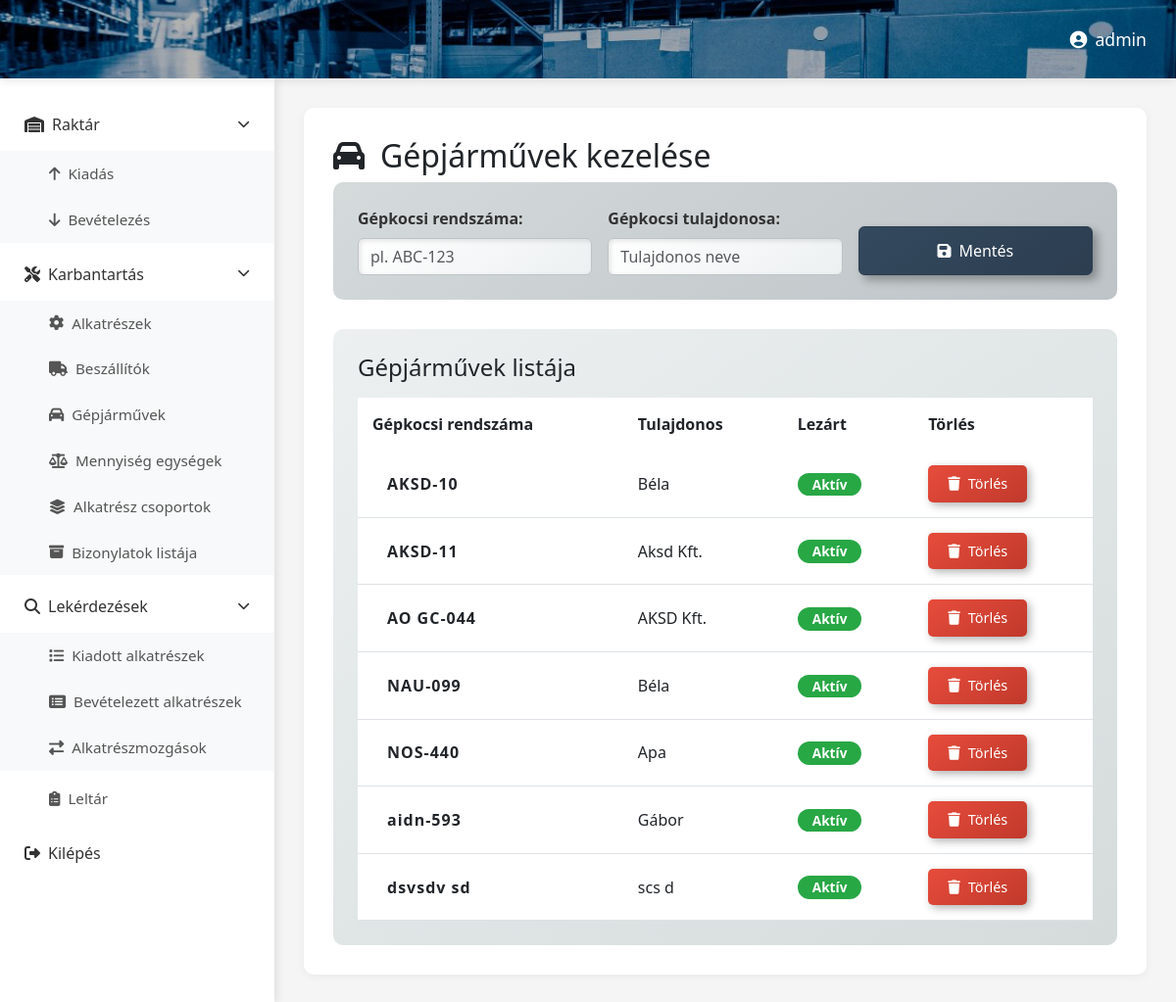
The page /rendszam/ (signed in) on the database its author committed.
### raktar/models.py (models this page shows, shortened)
class Rendszam(models.Model):
    rendszam = models.CharField(max_length=20)
    tulajdonos = models.CharField(max_length=50)
    lezart = models.BooleanField(default=False)

### raktar/views.py (the view)
# urls.py: path('rendszam/', views.rendszam, name='rendszam'),
@login_required
def rendszam(request):
    rendszamok = Rendszam.objects.all().order_by('rendszam')
    context = {'rendszamok': rendszamok}
    return render(request,'rendszam.html', context)

### raktar/templates/rendszam.html (shortened to what this page needs)
{% extends 'base.html' %}
{% load static %}
{% block extra_css %}
<link rel="stylesheet" href="{% static 'css/gepjarmuvek.css' %}">
{% endblock %}
{% block content %}
<header class="top-header">
    <div class="header-right">
        <span class="user-name"><i class="fas fa-user-circle me-2"></i>{{ user.username }}</span>
    </div>
</header>
<div class="main-container">
    {% include 'partials/sidebar.html' %}
    <main class="content-area">
        <div id="contentContainer">
            <h2><i class="fas fa-car me-3"></i>Gépjárművek kezelése</h2>
            <div class="form-section">
                <form method="POST" action="{% url 'raktar:addRendszam' %}" class="row g-3 align-items-end">
                    <div class="col-md-4">
                        <label for="ujRendszam" class="form-label">Gépkocsi rendszáma:</label>
                        <input type="text" class="form-control" id="ujRendszam" name="ujRendszam" placeholder="pl. ABC-123" required>
                    </div>
                    <div class="col-md-4">
                        <label for="ujTulajdonos" class="form-label">Gépkocsi tulajdonosa:</label>
                        <input type="text" class="form-control" id="ujTulajdonos" name="ujTulajdonos" placeholder="Tulajdonos neve" required>
                    </div>
                    <div class="col-md-4">
                        <button type="submit" class="btn btn-save w-100">
                            <i class="fas fa-save me-2"></i>Mentés
                        </button>
                    </div>
                </form>
            </div>
            <div class="table-section mt-4">
                <h4 class="mb-3">Gépjárművek listája</h4>
                <div class="table-responsive">
                    <table class="table table-hover">
                        <thead>
                            <tr>
                                <th>Gépkocsi rendszáma</th>
                                <th>Tulajdonos</th>
                                <th>Lezárt</th>
                                <th>Törlés</th>
                            </tr>
                        </thead>
                        <tbody>
                            {% for rendszam in rendszamok %}
                            <tr>
                                <td><span class="rendszam-badge">{{ rendszam.rendszam }}</span></td>
                                <td>{{ rendszam.tulajdonos }}</td>
                                <td>
                                    <span class="badge {% if rendszam.lezart %}badge-closed{% else %}badge-open{% endif %}">
                                        {% if rendszam.lezart %}Lezárt{% else %}Aktív{% endif %}
                                    </span>
                                </td>
                                <td>
                                    <form method="POST" action="{% url 'raktar:deleteRendszamById' rendszam.id %}" style="display: inline;">
                                        <button type="submit" class="btn btn-delete" onclick="return confirm('Biztosan törli?')">
                                            <i class="fas fa-trash me-2"></i>Törlés
                                        </button>
                                    </form>
                                </td>
                            </tr>
                            {% endfor %}
                        </tbody>
                    </table>
                </div>
            </div>
        </div>
    </main>
</div>
{% endblock %}

### raktar/static/css/dashboard.css (style rules this page uses)
* { margin: 0; padding: 0; box-sizing: border-box; }
body { font-family: 'Segoe UI', Tahoma, Geneva, Verdana, sans-serif; background: #f5f5f5; overflow-x: hidden; }
.top-header { background-size: cover; background-position: center; background-repeat: no-repeat; height: 80px; display: flex; align-items: center; justify-content: flex-end; padding: 0 30px; box-shadow: 0 2px 10px rgba(0,0,0,0.1); position: fixed; top: 0; left: 0; right: 0; z-index: 1000; background-image: url("../assets/images/raktar.jpg") !important; }
.top-header::before { content: ''; position: absolute; top: 0; left: 0; right: 0; bottom: 0; background: rgba(0, 0, 0, 0.3); z-index: 1; }
.header-right { position: relative; z-index: 2; }
.header-right { display: flex; align-items: center; gap: 20px; }
.user-name { color: white; font-weight: 500; font-size: 1.1rem; }
.main-container { display: flex; margin-top: 80px; min-height: calc(100vh - 80px); }
.content-area { flex: 1; margin-left: 280px; padding: 30px; background: #f5f5f5; }
#contentContainer { background: white; border-radius: 10px; padding: 30px; box-shadow: 0 2px 10px rgba(0,0,0,0.05); min-height: 500px; }

### raktar/static/css/gepjarmuvek.css (style rules this page uses)
.form-section { background: #f8f9fa; padding: 25px; border-radius: 10px; margin-bottom: 30px; }
.form-label { font-weight: 600; color: #333; margin-bottom: 8px; }
.btn-save { background: linear-gradient(135deg, #667eea 0%, #764ba2 100%); border: none; color: white; padding: 12px 25px; font-weight: 500; transition: all 0.3s; }
.table-section { background: white; padding: 25px; border-radius: 10px; }
.table { margin-bottom: 0; }
.table thead { background: linear-gradient(135deg, #667eea 0%, #764ba2 100%); color: white; }
.table thead th { border: none; padding: 15px; font-weight: 600; }
.table tbody td { padding: 15px; vertical-align: middle; }
.btn-delete { background: linear-gradient(135deg, #e74c3c 0%, #c0392b 100%); border: none; color: white; padding: 8px 20px; border-radius: 5px; font-size: 0.9rem; transition: all 0.3s; }
.badge-open { background: #28a745; color: white; padding: 5px 15px; border-radius: 20px; font-size: 0.85rem; }
.rendszam-badge { padding: 5px 15px; border-radius: 5px; font-weight: 600; letter-spacing: 1px; }
.metallic .form-section { background: linear-gradient(145deg, #d5dbdb, #bdc3c7); }
.metallic .btn-save { background: linear-gradient(145deg, #34495e, #2c3e50); border: 1px solid #2c3e50; box-shadow: 5px 5px 10px rgba(0,0,0,0.3); }
.metallic .table-section { background: linear-gradient(145deg, #ecf0f1, #d5dbdb); }
.metallic .table thead { background: linear-gradient(135deg, #34495e 0%, #2c3e50 100%); }
.metallic .btn-delete { background: linear-gradient(145deg, #e74c3c, #c0392b); box-shadow: 3px 3px 8px rgba(0,0,0,0.3); }
.metallic .form-control { background: linear-gradient(145deg, #ffffff, #ecf0f1); border: 1px solid #bdc3c7; box-shadow: inset 2px 2px 5px rgba(0,0,0,0.1); }

### raktar/static/css/metallic-theme-dashboard.css (style rules this page uses)
.top-header { background-image: linear-gradient(135deg, rgba(255,255,255,0.02) 0%, rgba(0,0,0,0.02) 100%), linear-gradient(135deg, #667eea 0%, #764ba2 100%); }

### rows shown on the page
Rendszam: rendszam "AKSD-10", tulajdonos "Béla", lezart "Aktív"
Rendszam: rendszam "AKSD-11", tulajdonos "Aksd Kft.", lezart "Aktív"
Rendszam: rendszam "AO GC-044", tulajdonos "AKSD Kft.", lezart "Aktív"
Rendszam: rendszam "NAU-099", tulajdonos "Béla", lezart "Aktív"
Rendszam: rendszam "NOS-440", tulajdonos "Apa", lezart "Aktív"
Rendszam: rendszam "aidn-593", tulajdonos "Gábor", lezart "Aktív"
Rendszam: rendszam "dsvsdv sd", tulajdonos "scs d", lezart "Aktív"

### other values the page prints
{{ user.username }} "admin"
